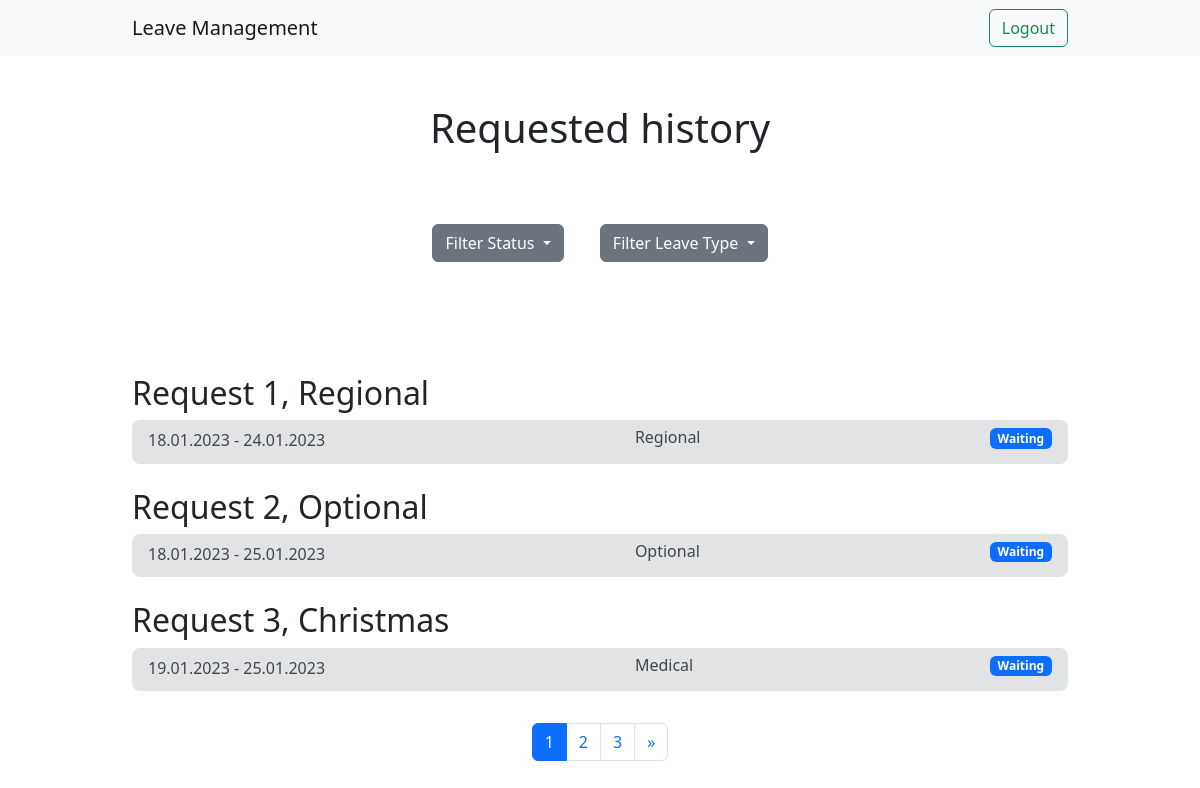
The app's page /all_requests (signed in) with its own data.
### vacation_management_app/models.py (models this page shows, shortened)
class VacationRequest(models.Model):
    user = models.ForeignKey(User, on_delete=models.CASCADE)
    account = models.ForeignKey(
        Account, on_delete=models.CASCADE, null=True, blank=True)
    start_date = models.DateField(verbose_name="Start date")
    finish_date = models.DateField(verbose_name="Finish date")
    reason = models.TextField(
        max_length=1000, blank=True, verbose_name="Reason")
    CASUAL = 'Casual'
    MEDICAL = 'Medical'
    OPTIONAL = 'Optional'
    REGIONAL = 'Regional'
    LEAVE_CHOICES = [
        (CASUAL, 'Casual'),
        (MEDICAL, 'Medical'),
        (OPTIONAL, 'Optional'),
        (REGIONAL, 'Regional'),
    ]
    leave_type = models.CharField(
        max_length=10,
        choices=LEAVE_CHOICES,
        default=CASUAL,
    )
    WAITING = 'Waiting'
    APPROVED = 'Approved'
    REJECTED = 'Rejected'
    CANCELLED = 'Cancelled'
    STATUS_CHOICES = [
        (WAITING, 'Waiting'),
        (APPROVED, 'Approved'),
        (REJECTED, 'Rejected'),
        (CANCELLED, 'Cancelled'),
    ]
    status = models.CharField(
        max_length=10,
        choices=STATUS_CHOICES,
        default=WAITING,
    )
    class Meta:
        verbose_name = 'Leave Request'

### vacation_management_app/views.py (the view)
# urls.py: path('all_requests', views.requests_list, name="requests_list"),
@login_required(login_url='login_user')
@status_validator
def requests_list(request):
    statuses = {
        VacationRequest.WAITING: VacationRequest.WAITING,
        VacationRequest.APPROVED: VacationRequest.APPROVED,
        VacationRequest.REJECTED: VacationRequest.REJECTED,
        VacationRequest.CANCELLED: VacationRequest.CANCELLED,
    }
    leaveTypes = {
        VacationRequest.CASUAL: VacationRequest.CASUAL,
        VacationRequest.MEDICAL: VacationRequest.MEDICAL,
        VacationRequest.OPTIONAL: VacationRequest.OPTIONAL,
        VacationRequest.REGIONAL: VacationRequest.REGIONAL,
    }
    filtered_requests = QuerySet
    filtered_status = str()
    filtered_leaveType = str()
    if 'status' in request.GET:
        if request.GET['status'] in statuses.values():
            filtered_status = request.GET['status']
            filtered_requests = VacationRequest.objects.filter(
                user_id=request.user.id, status=filtered_status).order_by('-id')
    if 'leave_type' in request.GET:
        if request.GET['leave_type'] in leaveTypes.values():
            filtered_leaveType = request.GET['leave_type']
            filtered_requests = VacationRequest.objects.filter(
                user_id=request.user.id, leave_type=filtered_leaveType).order_by('-id')
    if filtered_requests == QuerySet:
        filtered_requests = VacationRequest.objects.filter(
            user_id=request.user.id).order_by('-id')
    amount_of_items = 3
    paginator = Paginator(filtered_requests, amount_of_items)
    page_number = request.GET.get('page')
    page_obj = paginator.get_page(page_number)
    if page_number is None:
        page_number = 1
    requests = list(zip([x for x in range((amount_of_items * int(page_number)) -
                                          amount_of_items + 1, amount_of_items * int(page_number) + 1)], page_obj))
    return render(request, 'vacation_management_app/requests_list.html', {'requests': requests, 'statuses': statuses, 'leaveTypes': leaveTypes, 'page_obj': page_obj, 'filtered_status': filtered_status, 'filtered_leaveType': filtered_leaveType})

### members_app/auth.py (called while the page is built)
    def get_user(self, user_id):
        try:
            return get_user_model().objects.get(pk=user_id)
        except get_user_model().DoesNotExist:
            return None

### vacation_management_app/templates/vacation_management_app/requests_list.html (shortened to what this page needs)
{% extends 'vacation_management_app/base.html' %}
{% block content %}
<div class="container mt-5 pb-2">
    {% if not requests and not filtered_status %}
    <div class="justify-content-center d-flex flex-column">
        <h1 class="text-center">You don't have any requests</h1>
        <a class="fs-5 text-center" href="{% url 'home' %}" style="text-decoration: none;">Home</a>
    </div>
    {% else %}
    <div class="d-flex justify-content-cetner align-items-center flex-column mb-5">
        <h1 class="text-center">Requested history</h1>
        <div class='parent'>
          <div class='child'><div class="dropdown">
            <button class="btn btn-secondary dropdown-toggle" type="button" data-bs-toggle="dropdown" aria-expanded="false">
            Filter Status
            </button>
        </div></div>
          <div class='child'><div class="dropdown">
            <button class="btn btn-secondary dropdown-toggle" type="button" data-bs-toggle="dropdown" aria-expanded="false">
            Filter Leave Type
            </button>
        </div></div>
        </div>
    </div>
    {% endif %}
    {% if requests %}
    {% for index, request in requests %}
    <div class="mb-3">
        <div class="list-group list-group-light">
            <h2 class="mb-2">Request {{ index }}{% if request.reason %}, <span class="fw-normal">{{ request.reason|truncatechars:40 }}</span>{% endif %}</h2>
            <div class="list-group-item list-group-item-action px-3 border-0 rounded-3 mb-2 list-group-item-secondary d-flex justify-content-between align-items-start" data-bs-toggle="modal" data-bs-target="#modal{{ request.id }}" style="cursor: pointer;">
                <div class="me-auto">{{ request.start_date|date:'j.m.Y' }} - {{ request.finish_date|date:'j.m.Y' }}</div>
                <div class="mx-auto" style="width: 200px;"><h6>{{ request.leave_type }}</h6></div>
                <span class="badge text-bg-{% if request.status == statuses.Waiting %}primary{% elif request.status == statuses.Approved %}success{% else %}danger{% endif %}">{{ request.get_status_display }}</span>
            </div>
        </div>
    </div>
    {% endfor %}
    {% endif %}
    {% if page_obj.has_other_pages %}
    <nav aria-label="Page navigation" class="pb-3 pt-2">
        <ul class="pagination justify-content-center">
          {% for p in page_obj.paginator.page_range %}
          {% if page_obj.number == p %}
          <li class="page-item"><a class="page-link active" href="?page={{ p }}">{{ p }}</a></li>
          {% elif p >= page_obj.number|add:-2 and p <= page_obj.number|add:2 %}
          <li class="page-item"><a class="page-link" href="?page={{ p }}">{{ p }}</a></li>
          {% endif %}
          {% endfor %}
          {% if page_obj.has_next %}
          <li class="page-item">
            <a class="page-link" href="?page={{ page_obj.next_page_number }}" aria-label="Next">
              <span aria-hidden="true">&raquo;</span>
            </a>
          </li>
          {% endif %}
        </ul>
    </nav>
    {% endif %}
</div>
{% endblock content %}

### vacation_management_app/templates/vacation_management_app/base.html (shortened to what this page needs)
<!DOCTYPE html>
<html lang="en">
<head>
    <link href="https://cdn.jsdelivr.net/npm/bootstrap@5.2.2/dist/css/bootstrap.min.css" rel="stylesheet">
</head>
<body>
    <nav class="navbar navbar-expand-lg bg-light">
        <div class="container d-flex">
            <a class="navbar-brand" href="{% url 'home' %}">Leave Management</a>
            {% if user.is_authenticated %}
            <div class="collapse navbar-collapse" id="navbarSupportedContent">
                <a href="{% url 'logout_user' %}"><button class="btn btn-outline-success" type="submit">Logout</button></a>
            </div>
            {% endif %}
        </div>
    </nav>
    {% block content %}
    {% endblock content %}
</body>
</html>

### vacation_management_app/templates/vacation_management_app/base.html (style rules this page uses)
html, body { height: 97%; }
.container { max-width: 960px; }

### vacation_management_app/templates/vacation_management_app/requests_list.html (style rules this page uses)
.parent { margin: 1rem; padding: 2rem 2rem; text-align: center; }
.child { display: inline-block; padding: 1rem 1rem; vertical-align: middle; }

### records on screen
VacationRequest: index "1", reason "Regional", start_date "18.01.2023", finish_date "24.01.2023", leave_type "Regional", status "Waiting"
VacationRequest: index "2", reason "Optional", start_date "18.01.2023", finish_date "25.01.2023", leave_type "Optional", status "Waiting"
VacationRequest: index "3", reason "Christmas", start_date "19.01.2023", finish_date "25.01.2023", leave_type "Medical", status "Waiting"

### other values on screen
{{ p }} "1"
{{ p }} "2" "3"
